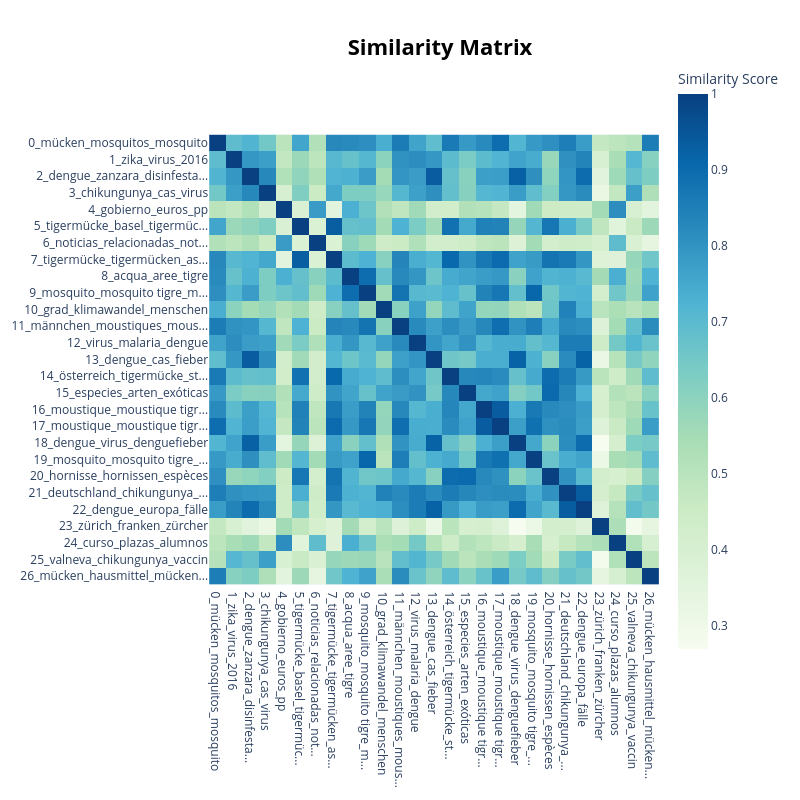
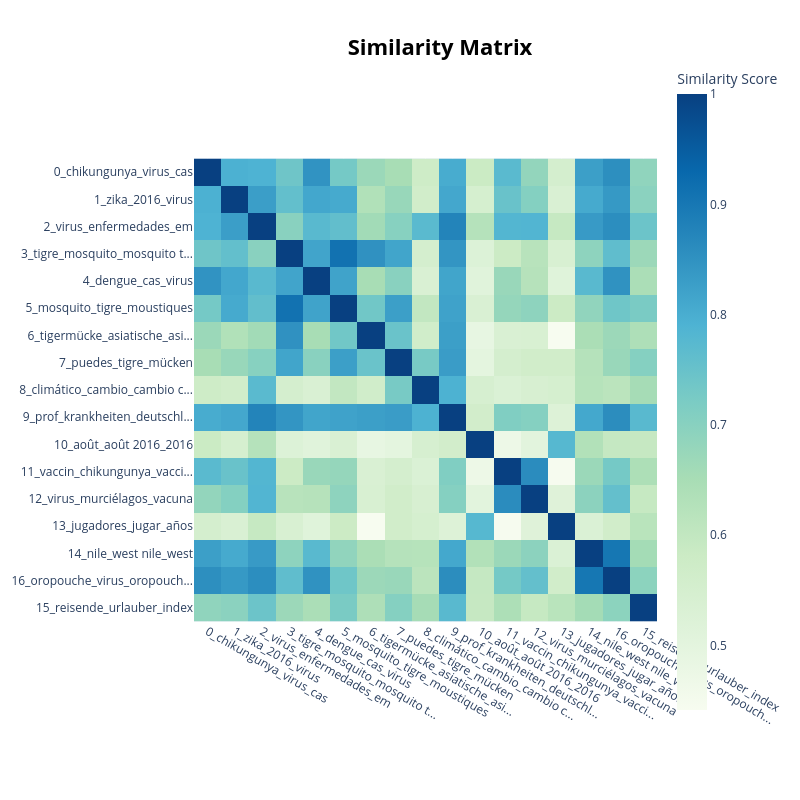
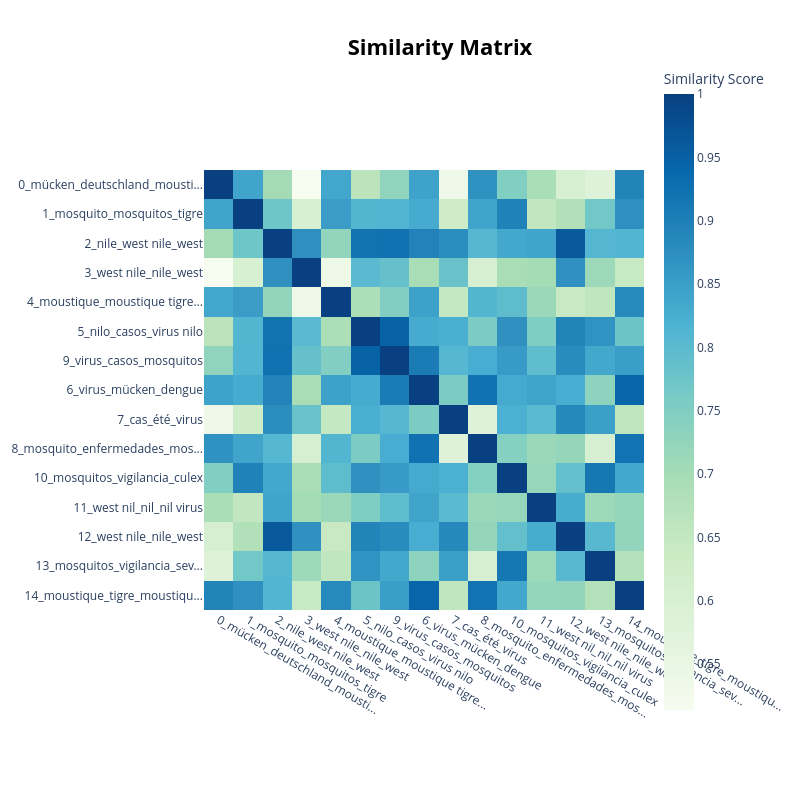
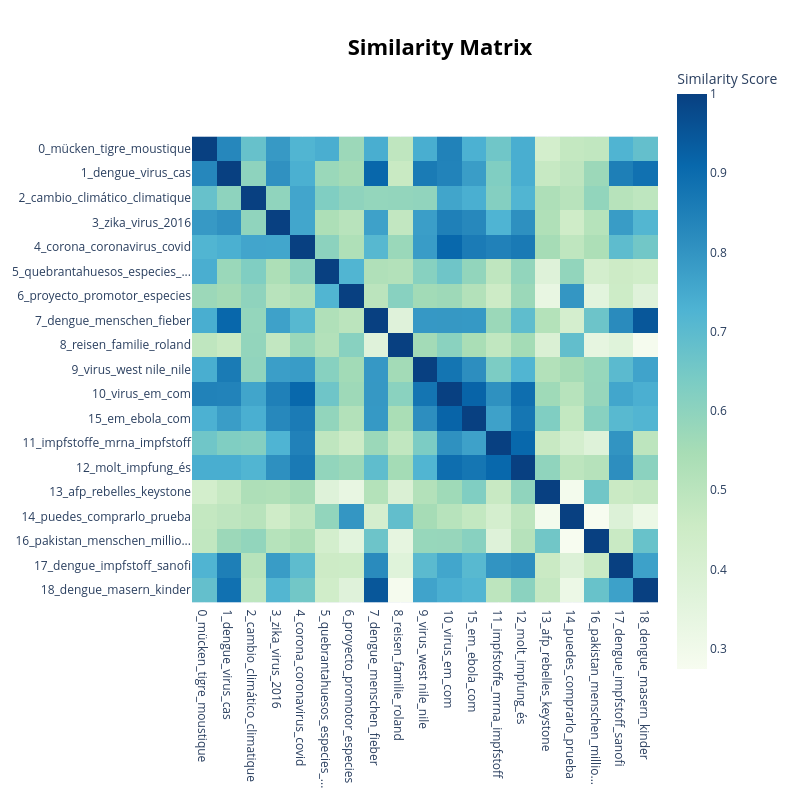

Notebook code cell kept with these figures, in order:
### Markdown cell above
Draw similarity matrix to see which topics are so similar that we might actually be able to group them

### Code cell
for subtype, topic_model in topic_models.items():
    print(subtype)

    n_topics = (topic_model.get_topic_info()["Topic"] != -1).sum()

    fig = topic_model.visualize_heatmap(
        n_clusters=max(2, n_topics - 1)
    )

    display(fig)

### Figure 1 — Plotly figure (JSON) as saved in the notebook; plotly's stock layout.template omitted (floating-point values rounded to 4 significant figures; data arrays with more than 128 entries replaced by an {"elided": "..."} marker saying what was removed)
{"data": [{"coloraxis": "coloraxis", "hovertemplate": "x: %{x}<br>y: %{y}<br>Similarity Score: %{z}<extra></extra>", "name": "0", "type": "heatmap", "x": ["0_mücken_mosquitos_mosquito", "1_zika_virus_2016", "2_dengue_zanzara_disinfesta...", "3_chikungunya_cas_virus", "4_gobierno_euros_pp", "5_tigermücke_basel_tigermüc...", "6_noticias_relacionadas_not...", "7_tigermücke_tigermücken_as...", "8_acqua_aree_tigre", "9_mosquito_mosquito tigre_m...", "10_grad_klimawandel_menschen", "11_männchen_moustiques_mous...", "12_virus_malaria_dengue", "13_dengue_cas_fieber", "14_österreich_tigermücke_st...", "15_especies_arten_exóticas", "16_moustique_moustique tigr...", "17_moustique_moustique tigr...", "18_dengue_virus_denguefieber", "19_mosquito_mosquito tigre_...", "20_hornisse_hornissen_espèces", "21_deutschland_chikungunya_...", "22_dengue_europa_fälle", "23_zürich_franken_zürcher", "24_curso_plazas_alumnos", "25_valneva_chikungunya_vaccin", "26_mücken_hausmittel_mücken..."], "xaxis": "x", "y": ["0_mücken_mosquitos_mosquito", "1_zika_virus_2016", "2_dengue_zanzara_disinfesta...", "3_chikungunya_cas_virus", "4_gobierno_euros_pp", "5_tigermücke_basel_tigermüc...", "6_noticias_relacionadas_not...", "7_tigermücke_tigermücken_as...", "8_acqua_aree_tigre", "9_mosquito_mosquito tigre_m...", "10_grad_klimawandel_menschen", "11_männchen_moustiques_mous...", "12_virus_malaria_dengue", "13_dengue_cas_fieber", "14_österreich_tigermücke_st...", "15_especies_arten_exóticas", "16_moustique_moustique tigr...", "17_moustique_moustique tigr...", "18_dengue_virus_denguefieber", "19_mosquito_mosquito tigre_...", "20_hornisse_hornissen_espèces", "21_deutschland_chikungunya_...", "22_dengue_europa_fälle", "23_zürich_franken_zürcher", "24_curso_plazas_alumnos", "25_valneva_chikungunya_vaccin", "26_mücken_hausmittel_mücken..."], "yaxis": "y", "z": {"elided": "27x27 float values"}}], "layout": {"coloraxis": {"autocolorscale": false, "colorbar": {"title": {"text": "Similarity Score"}}, "colorscale": [[0, "rgb(247,252,240)"], [0.125, "rgb(224,243,219)"], [0.25, "rgb(204,235,197)"], [0.375, "rgb(168,221,181)"], [0.5, "rgb(123,204,196)"], [0.625, "rgb(78,179,211)"], [0.75, "rgb(43,140,190)"], [0.875, "rgb(8,104,172)"], [1, "rgb(8,64,129)"]]}, "height": 800, "hoverlabel": {"bgcolor": "white", "font": {"family": "Rockwell", "size": 16}}, "legend": {"title": {"text": "Trend"}}, "margin": {"t": 60}, "showlegend": true, "title": {"font": {"color": "Black", "size": 22}, "text": "<b>Similarity Matrix</b>", "x": 0.55, "xanchor": "center", "y": 0.95, "yanchor": "top"}, "width": 800, "xaxis": {"anchor": "y", "constrain": "domain", "domain": [0, 1], "scaleanchor": "y"}, "yaxis": {"anchor": "x", "autorange": "reversed", "constrain": "domain", "domain": [0, 1]}}}

### Figure 2 — Plotly figure (JSON) as saved in the notebook; plotly's stock layout.template omitted (floating-point values rounded to 4 significant figures; data arrays with more than 128 entries replaced by an {"elided": "..."} marker saying what was removed)
{"data": [{"coloraxis": "coloraxis", "hovertemplate": "x: %{x}<br>y: %{y}<br>Similarity Score: %{z}<extra></extra>", "name": "0", "type": "heatmap", "x": ["0_chikungunya_virus_cas", "1_zika_2016_virus", "2_virus_enfermedades_em", "3_tigre_mosquito_mosquito t...", "4_dengue_cas_virus", "5_mosquito_tigre_moustiques", "6_tigermücke_asiatische_asi...", "7_puedes_tigre_mücken", "8_climático_cambio_cambio c...", "9_prof_krankheiten_deutschl...", "10_août_août 2016_2016", "11_vaccin_chikungunya_vacci...", "12_virus_murciélagos_vacuna", "13_jugadores_jugar_años", "14_nile_west nile_west", "16_oropouche_virus_oropouch...", "15_reisende_urlauber_index"], "xaxis": "x", "y": ["0_chikungunya_virus_cas", "1_zika_2016_virus", "2_virus_enfermedades_em", "3_tigre_mosquito_mosquito t...", "4_dengue_cas_virus", "5_mosquito_tigre_moustiques", "6_tigermücke_asiatische_asi...", "7_puedes_tigre_mücken", "8_climático_cambio_cambio c...", "9_prof_krankheiten_deutschl...", "10_août_août 2016_2016", "11_vaccin_chikungunya_vacci...", "12_virus_murciélagos_vacuna", "13_jugadores_jugar_años", "14_nile_west nile_west", "16_oropouche_virus_oropouch...", "15_reisende_urlauber_index"], "yaxis": "y", "z": {"elided": "17x17 float values"}}], "layout": {"coloraxis": {"autocolorscale": false, "colorbar": {"title": {"text": "Similarity Score"}}, "colorscale": [[0, "rgb(247,252,240)"], [0.125, "rgb(224,243,219)"], [0.25, "rgb(204,235,197)"], [0.375, "rgb(168,221,181)"], [0.5, "rgb(123,204,196)"], [0.625, "rgb(78,179,211)"], [0.75, "rgb(43,140,190)"], [0.875, "rgb(8,104,172)"], [1, "rgb(8,64,129)"]]}, "height": 800, "hoverlabel": {"bgcolor": "white", "font": {"family": "Rockwell", "size": 16}}, "legend": {"title": {"text": "Trend"}}, "margin": {"t": 60}, "showlegend": true, "title": {"font": {"color": "Black", "size": 22}, "text": "<b>Similarity Matrix</b>", "x": 0.55, "xanchor": "center", "y": 0.95, "yanchor": "top"}, "width": 800, "xaxis": {"anchor": "y", "constrain": "domain", "domain": [0, 1], "scaleanchor": "y"}, "yaxis": {"anchor": "x", "autorange": "reversed", "constrain": "domain", "domain": [0, 1]}}}

### Figure 3 — Plotly figure (JSON) as saved in the notebook; plotly's stock layout.template omitted (floating-point values rounded to 4 significant figures; data arrays with more than 128 entries replaced by an {"elided": "..."} marker saying what was removed)
{"data": [{"coloraxis": "coloraxis", "hovertemplate": "x: %{x}<br>y: %{y}<br>Similarity Score: %{z}<extra></extra>", "name": "0", "type": "heatmap", "x": ["0_mücken_deutschland_mousti...", "1_mosquito_mosquitos_tigre", "2_nile_west nile_west", "3_west nile_nile_west", "4_moustique_moustique tigre...", "5_nilo_casos_virus nilo", "9_virus_casos_mosquitos", "6_virus_mücken_dengue", "7_cas_été_virus", "8_mosquito_enfermedades_mos...", "10_mosquitos_vigilancia_culex", "11_west nil_nil_nil virus", "12_west nile_nile_west", "13_mosquitos_vigilancia_sev...", "14_moustique_tigre_moustiqu..."], "xaxis": "x", "y": ["0_mücken_deutschland_mousti...", "1_mosquito_mosquitos_tigre", "2_nile_west nile_west", "3_west nile_nile_west", "4_moustique_moustique tigre...", "5_nilo_casos_virus nilo", "9_virus_casos_mosquitos", "6_virus_mücken_dengue", "7_cas_été_virus", "8_mosquito_enfermedades_mos...", "10_mosquitos_vigilancia_culex", "11_west nil_nil_nil virus", "12_west nile_nile_west", "13_mosquitos_vigilancia_sev...", "14_moustique_tigre_moustiqu..."], "yaxis": "y", "z": {"elided": "15x15 float values"}}], "layout": {"coloraxis": {"autocolorscale": false, "colorbar": {"title": {"text": "Similarity Score"}}, "colorscale": [[0, "rgb(247,252,240)"], [0.125, "rgb(224,243,219)"], [0.25, "rgb(204,235,197)"], [0.375, "rgb(168,221,181)"], [0.5, "rgb(123,204,196)"], [0.625, "rgb(78,179,211)"], [0.75, "rgb(43,140,190)"], [0.875, "rgb(8,104,172)"], [1, "rgb(8,64,129)"]]}, "height": 800, "hoverlabel": {"bgcolor": "white", "font": {"family": "Rockwell", "size": 16}}, "legend": {"title": {"text": "Trend"}}, "margin": {"t": 60}, "showlegend": true, "title": {"font": {"color": "Black", "size": 22}, "text": "<b>Similarity Matrix</b>", "x": 0.55, "xanchor": "center", "y": 0.95, "yanchor": "top"}, "width": 800, "xaxis": {"anchor": "y", "constrain": "domain", "domain": [0, 1], "scaleanchor": "y"}, "yaxis": {"anchor": "x", "autorange": "reversed", "constrain": "domain", "domain": [0, 1]}}}

### Figure 4 — Plotly figure (JSON) as saved in the notebook; plotly's stock layout.template omitted (floating-point values rounded to 4 significant figures; data arrays with more than 128 entries replaced by an {"elided": "..."} marker saying what was removed)
{"data": [{"coloraxis": "coloraxis", "hovertemplate": "x: %{x}<br>y: %{y}<br>Similarity Score: %{z}<extra></extra>", "name": "0", "type": "heatmap", "x": ["0_mücken_tigre_moustique", "1_dengue_virus_cas", "2_cambio_climático_climatique", "3_zika_virus_2016", "4_corona_coronavirus_covid", "5_quebrantahuesos_especies_...", "6_proyecto_promotor_especies", "7_dengue_menschen_fieber", "8_reisen_familie_roland", "9_virus_west nile_nile", "10_virus_em_com", "15_em_ebola_com", "11_impfstoffe_mrna_impfstoff", "12_molt_impfung_és", "13_afp_rebelles_keystone", "14_puedes_comprarlo_prueba", "16_pakistan_menschen_millio...", "17_dengue_impfstoff_sanofi", "18_dengue_masern_kinder"], "xaxis": "x", "y": ["0_mücken_tigre_moustique", "1_dengue_virus_cas", "2_cambio_climático_climatique", "3_zika_virus_2016", "4_corona_coronavirus_covid", "5_quebrantahuesos_especies_...", "6_proyecto_promotor_especies", "7_dengue_menschen_fieber", "8_reisen_familie_roland", "9_virus_west nile_nile", "10_virus_em_com", "15_em_ebola_com", "11_impfstoffe_mrna_impfstoff", "12_molt_impfung_és", "13_afp_rebelles_keystone", "14_puedes_comprarlo_prueba", "16_pakistan_menschen_millio...", "17_dengue_impfstoff_sanofi", "18_dengue_masern_kinder"], "yaxis": "y", "z": {"elided": "19x19 float values"}}], "layout": {"coloraxis": {"autocolorscale": false, "colorbar": {"title": {"text": "Similarity Score"}}, "colorscale": [[0, "rgb(247,252,240)"], [0.125, "rgb(224,243,219)"], [0.25, "rgb(204,235,197)"], [0.375, "rgb(168,221,181)"], [0.5, "rgb(123,204,196)"], [0.625, "rgb(78,179,211)"], [0.75, "rgb(43,140,190)"], [0.875, "rgb(8,104,172)"], [1, "rgb(8,64,129)"]]}, "height": 800, "hoverlabel": {"bgcolor": "white", "font": {"family": "Rockwell", "size": 16}}, "legend": {"title": {"text": "Trend"}}, "margin": {"t": 60}, "showlegend": true, "title": {"font": {"color": "Black", "size": 22}, "text": "<b>Similarity Matrix</b>", "x": 0.55, "xanchor": "center", "y": 0.95, "yanchor": "top"}, "width": 800, "xaxis": {"anchor": "y", "constrain": "domain", "domain": [0, 1], "scaleanchor": "y"}, "yaxis": {"anchor": "x", "autorange": "reversed", "constrain": "domain", "domain": [0, 1]}}}
